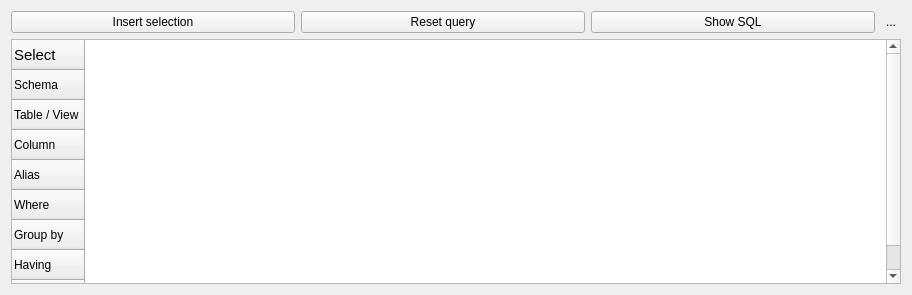
<?xml version="1.0" encoding="UTF-8"?>
<ui version="4.0">
 <class>GqbCoreWidget</class>
 <widget class="QWidget" name="GqbCoreWidget">
  <property name="enabled">
   <bool>true</bool>
  </property>
  <property name="geometry">
   <rect>
    <x>0</x>
    <y>0</y>
    <width>912</width>
    <height>295</height>
   </rect>
  </property>
  <property name="focusPolicy">
   <enum>Qt::StrongFocus</enum>
  </property>
  <property name="windowTitle">
   <string>PGM - GQB</string>
  </property>
  <property name="windowIcon">
   <iconset resource="../res/resources.qrc">
    <normaloff>:/imagens/imagens/pgmodeler_logo.png</normaloff>:/imagens/imagens/pgmodeler_logo.png</iconset>
  </property>
  <layout class="QGridLayout" name="gridLayout_2">
   <item row="0" column="0">
    <layout class="QGridLayout" name="gridLayout">
     <property name="sizeConstraint">
      <enum>QLayout::SetDefaultConstraint</enum>
     </property>
     <item row="1" column="0">
      <layout class="QHBoxLayout" name="horizontalLayout">
       <item>
        <widget class="QPushButton" name="insert_btn">
         <property name="text">
          <string>Insert selection</string>
         </property>
        </widget>
       </item>
       <item>
        <widget class="QPushButton" name="reset_btn">
         <property name="text">
          <string>Reset query</string>
         </property>
        </widget>
       </item>
       <item>
        <widget class="QPushButton" name="show_sql_btn">
         <property name="text">
          <string>Show SQL</string>
         </property>
        </widget>
       </item>
       <item>
        <widget class="QToolButton" name="hide_tb">
         <property name="minimumSize">
          <size>
           <width>20</width>
           <height>20</height>
          </size>
         </property>
         <property name="maximumSize">
          <size>
           <width>20</width>
           <height>20</height>
          </size>
         </property>
         <property name="toolTip">
          <string>Hide this widget</string>
         </property>
         <property name="text">
          <string>...</string>
         </property>
         <property name="icon">
          <iconset resource="../res/resources.qrc">
           <normaloff>:/icones/icones/fechar1.png</normaloff>:/icones/icones/fechar1.png</iconset>
         </property>
         <property name="autoRaise">
          <bool>true</bool>
         </property>
        </widget>
       </item>
      </layout>
     </item>
     <item row="4" column="0">
      <widget class="QTableWidget" name="tab_wgt">
       <property name="frameShadow">
        <enum>QFrame::Sunken</enum>
       </property>
       <property name="lineWidth">
        <number>1</number>
       </property>
       <property name="midLineWidth">
        <number>0</number>
       </property>
       <property name="selectionMode">
        <enum>QAbstractItemView::SingleSelection</enum>
       </property>
       <property name="verticalScrollMode">
        <enum>QAbstractItemView::ScrollPerItem</enum>
       </property>
       <property name="columnCount">
        <number>0</number>
       </property>
       <attribute name="verticalHeaderVisible">
        <bool>true</bool>
       </attribute>
       <row>
        <property name="text">
         <string>Select</string>
        </property>
        <property name="font">
         <font>
          <pointsize>11</pointsize>
         </font>
        </property>
        <property name="textAlignment">
         <set>AlignLeading|AlignVCenter</set>
        </property>
       </row>
       <row>
        <property name="text">
         <string>Schema</string>
        </property>
       </row>
       <row>
        <property name="text">
         <string>Table / View</string>
        </property>
       </row>
       <row>
        <property name="text">
         <string>Column</string>
        </property>
       </row>
       <row>
        <property name="text">
         <string>Alias</string>
        </property>
       </row>
       <row>
        <property name="text">
         <string>Where</string>
        </property>
       </row>
       <row>
        <property name="text">
         <string>Group by</string>
        </property>
       </row>
       <row>
        <property name="text">
         <string>Having</string>
        </property>
       </row>
       <row>
        <property name="text">
         <string>Order by</string>
        </property>
       </row>
      </widget>
     </item>
    </layout>
   </item>
  </layout>
 </widget>
 <resources>
  <include location="../res/resources.qrc"/>
 </resources>
 <connections/>
</ui>
